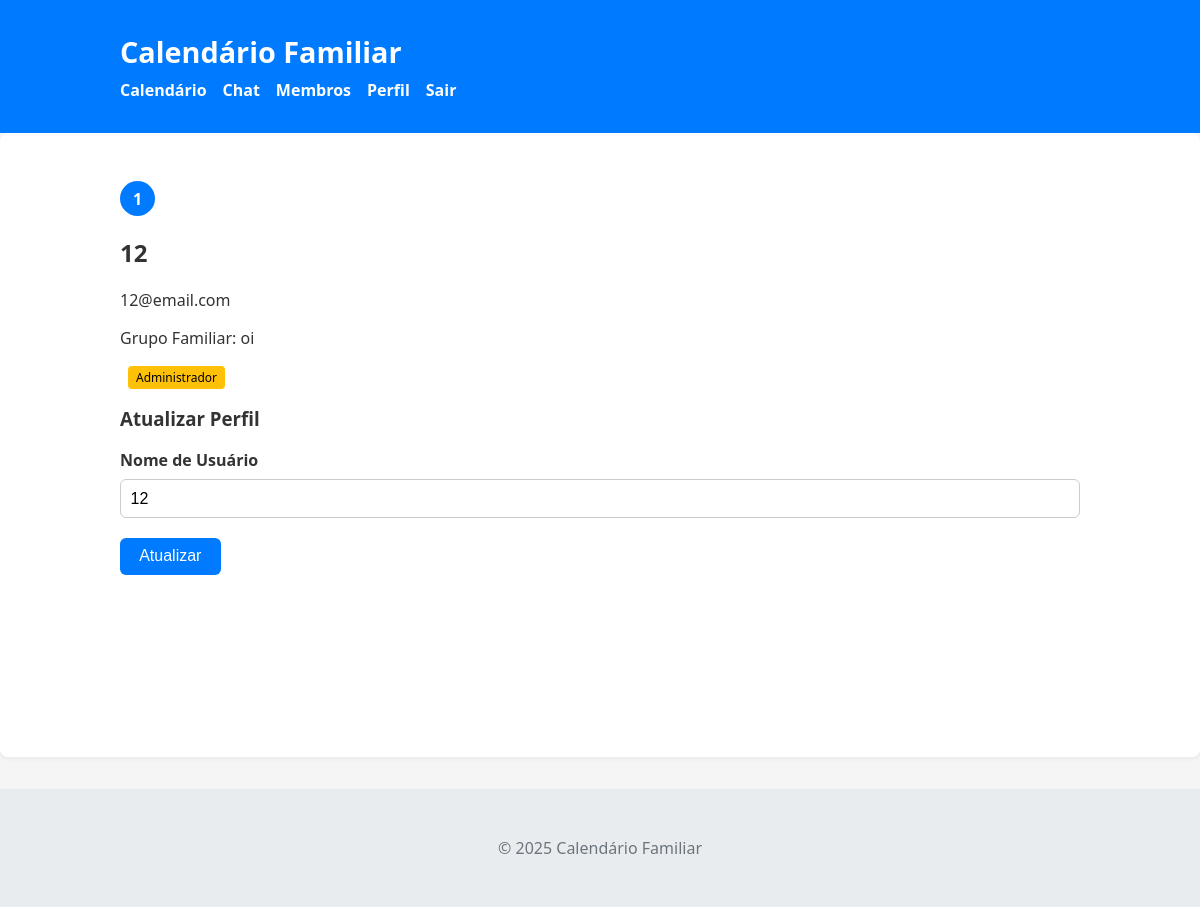
The app's page /profile (signed in) with its own data.
### app/models.py (models this page shows, shortened)
class User(db.Model, UserMixin):
    id = db.Column(db.Integer, primary_key=True)
    username = db.Column(db.String(50), nullable=False)
    email = db.Column(db.String(120), unique=True, nullable=False)
    password = db.Column(db.String(150), nullable=False)
    family_id = db.Column(db.Integer, db.ForeignKey('family.id'))
    events = db.relationship('Event', backref='creator', lazy=True)
    messages = db.relationship('Message', backref='author', lazy=True)

class Family(db.Model):
    id = db.Column(db.Integer, primary_key=True)
    name = db.Column(db.String(100), nullable=False)
    created_at = db.Column(db.DateTime, nullable=False, default=datetime.utcnow)
    admin_id = db.Column(db.Integer, db.ForeignKey('user.id'), nullable=False)
    members = db.relationship('User', backref='family', lazy=True, foreign_keys=[User.family_id])
    events = db.relationship('Event', backref='family', lazy=True)
    messages = db.relationship('Message', backref='family', lazy=True)
    admins = db.relationship('User', secondary=family_admins, backref='admin_families')

### app/routes.py (the view)
@main.route('/profile', methods=['GET', 'POST'])
@login_required
def profile():
    from flask import current_app
    form = ProfileForm()
    if form.validate_on_submit():
        current_user.username = form.username.data
        db.session.commit()
        flash('Perfil atualizado com sucesso!')
        return redirect(url_for('main.profile'))
    elif request.method == 'GET':
        form.username.data = current_user.username
    return render_template('profile.html', form=form)

### app/forms.py
class ProfileForm(FlaskForm):
    username = StringField('Nome de Usuário',
                           validators=[DataRequired(), Length(min=2, max=20)])
    submit = SubmitField('Atualizar')

### app/__init__.py (called while the page is built)
def create_app():
    load_dotenv()
    app = Flask(__name__)
    app.config['SECRET_KEY'] = os.environ.get('SECRET_KEY', 'default-secret-key')
    app.config['SQLALCHEMY_DATABASE_URI'] = 'sqlite:///calendario.db'
    app.config['SQLALCHEMY_TRACK_MODIFICATIONS'] = False
    db.init_app(app)
    login_manager.init_app(app)
    from app.routes import main
    app.register_blueprint(main)
    @app.context_processor
    def inject_now():
        return {'now': datetime.utcnow()}
    return app

### app/models.py (called while the page is built)
@login_manager.user_loader
def load_user(user_id):
    return User.query.get(int(user_id))

### app/templates/profile.html (shortened to what this page needs)
{% extends "layout.html" %}
{% block content %}
<div class="profile-container">
    <div class="profile-header">
        <div class="profile-avatar">
            <div class="avatar-circle">
                {{ current_user.username|first|upper }}
            </div>
        </div>
        <div class="profile-info">
            <h2>{{ current_user.username }}</h2>
            <p>{{ current_user.email }}</p>
            {% if current_user.family %}
                <p>Grupo Familiar: {{ current_user.family.name }}</p>
                {% if current_user.id == current_user.family.admin_id %}
                    <span class="admin-badge">Administrador</span>
                {% endif %}
            {% else %}
                <p>Sem grupo familiar</p>
                <a href="{{ url_for('main.create_family') }}" class="btn btn-primary">Criar Grupo Familiar</a>
            {% endif %}
        </div>
    </div>
    <div class="profile-form">
        <h3>Atualizar Perfil</h3>
        <form method="POST">
            <div class="form-group">
                {{ form.username.label }}
                {{ form.username(class="form-control") }}
            </div>
            <div class="form-group">
                {{ form.submit(class="btn btn-primary") }}
            </div>
        </form>
    </div>
</div>
{% endblock %}

### app/static/css/main.css (style rules this page uses)
body { margin: 0; font-family: 'Segoe UI', Tahoma, Geneva, Verdana, sans-serif; background-color: #f5f5f5; color: #333; }

### app/static/css/calendar.css (style rules this page uses)
.avatar-circle { width: 30px; height: 30px; background-color: #007bff; color: white; border-radius: 50%; display: flex; align-items: center; justify-content: center; font-weight: bold; }
.btn { padding: 0.4rem 0.8rem; border: none; border-radius: 4px; text-decoration: none; color: white; background-color: #007bff; transition: background-color 0.3s; }

### app/static/css/chat.css (style rules this page uses)
.avatar-circle { width: 35px; height: 35px; background-color: #007bff; color: white; border-radius: 50%; display: flex; align-items: center; justify-content: center; font-weight: bold; font-size: 1rem; }
.admin-badge { background-color: #ffc107; color: #000; font-size: 0.75rem; padding: 0.2rem 0.5rem; border-radius: 4px; margin-left: 0.5rem; }

### app/static/css/create_group.css (style rules this page uses)
.form-group { margin-bottom: 1.2rem; }
.form-group label { display: block; font-weight: bold; margin-bottom: 0.5rem; }
.form-control { width: 100%; padding: 0.6rem; font-size: 1rem; border: 1px solid #ccc; border-radius: 6px; box-sizing: border-box; }
.btn { padding: 0.6rem 1.2rem; border: none; border-radius: 6px; font-size: 1rem; cursor: pointer; text-decoration: none; transition: background-color 0.3s ease; }
.btn-primary { background-color: #007bff; color: white; margin-right: 0.5rem; }

### records on screen
User: username|first "1", username "12", email "12@email.com"
Family: family.name "oi"
